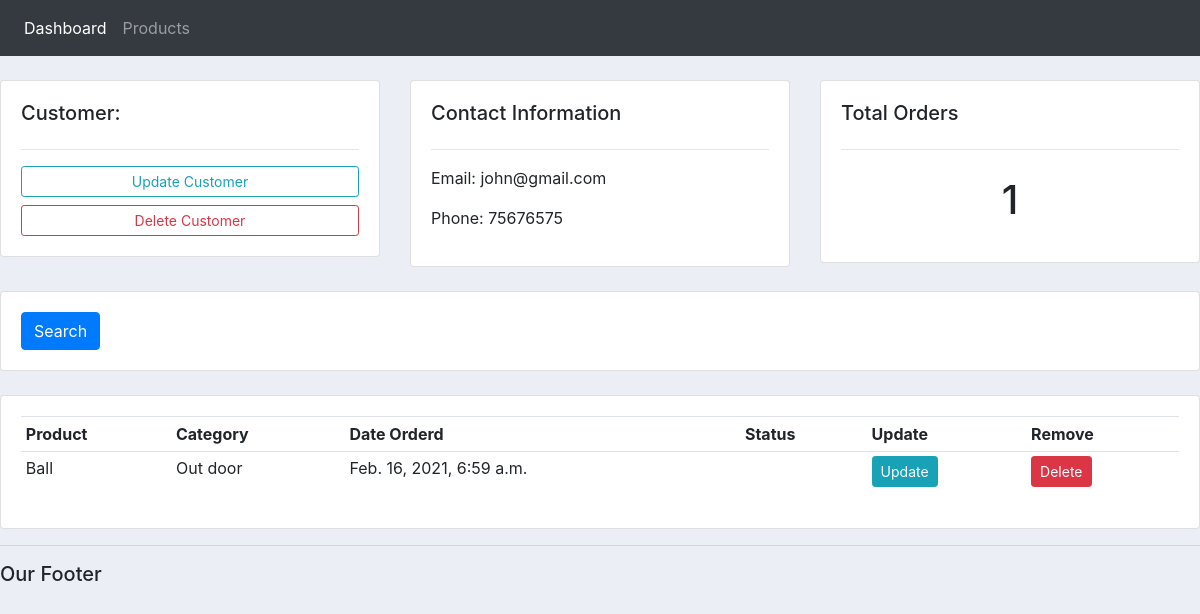
The app's page /customer/1/ with its own data.
### accounts/models.py (models this page shows, shortened)
class Customer(models.Model):
    name=models.CharField(max_length=200,null=True)
    phone=models.CharField(max_length=200,null=True)
    email=models.CharField(max_length=200,null=True)
    date_created=models.DateTimeField(auto_now_add=True,null=True)

class Order(models.Model):
    STATUS=(
        ('pending','pending'),
        ('out of delivery','out of delivery'),
        ('Delivered','Deliverd'),
    )
    customer=models.ForeignKey(Customer,null=True,on_delete=models.SET_NULL)
    product=models.ForeignKey(Product,null=True,on_delete=models.SET_NULL)
    date_created=models.DateTimeField(auto_now_add=True,null=True)
    status=models.CharField(max_length=200,null=True,choices=STATUS)

class Product(models.Model):
    CATEGORY=(
        ('Indoor','Indoor'),
        ('Out door','out door'),
    )
    name=models.CharField(max_length=200,null=True)
    price=models.FloatField(null=True)
    category=models.CharField(max_length=200,null=True,choices=CATEGORY)
    description=models.CharField(max_length=200,null=True,blank=True)
    date_created=models.DateTimeField(auto_now_add=True,null=True)
    tags=models.ManyToManyField(Tag)
    def __str__(self):
           return self.name

### accounts/views.py (the view)
# urls.py: path('customer/<str:pk_test>/', views.customers,name='customer'),
def customers(request,pk_test):
    customer=Customer.objects.get(id=pk_test)
    orders=customer.order_set.all()
    orders_count=orders.count()
    context={'customer':customer,'orders':orders,'orders_count':orders_count}
    return render(request,'accounts/customer.html',context)

### accounts/templates/accounts/customer.html
{% extends 'accounts/main.html' %}
{%block content %}
	<br>
    <div class="row">
        <div class="col-md">
            <div class="card card-body">
                <h5>Customer:</h5>
                <hr>
                <a class="btn btn-outline-info  btn-sm btn-block" href="">Update Customer</a>
                <a class="btn btn-outline-danger  btn-sm btn-block" href="">Delete Customer</a>
            </div>
        </div>
        <div class="col-md">
            <div class="card card-body">
                <h5>Contact Information</h5>
                <hr>
                <p>Email: {{customer.email }}</p>
                <p>Phone: {{customer.phone }}</p>
            </div>
        </div>
        <div class="col-md">
            <div class="card card-body">
                <h5>Total Orders</h5>
                <hr>
                <h1 style="text-align: center;padding: 10px">{{orders_count}}</h1>
            </div>
        </div>
    </div>
    <br>
    <div class="row">
        <div class="col">
            <div class="card card-body">
                <form method="get">
                <button class="btn btn-primary" type="submit">Search</button>
              </form>
            </div>
        </div>
    </div>
    <br>
    <div class="row">
        <div class="col-md">
            <div class="card card-body">
                <table class="table table-sm">
                    <tr>
                        <th>Product</th>
                        <th>Category</th>
                        <th>Date Orderd</th>
                        <th>Status</th>
                        <th>Update</th>
                        <th>Remove</th>
                    </tr>
                    {% for order in orders %}
                    <tr>
                    <td>{{order.product}}</td>
                    <td>{{order.product.category}}</td>
                    <td>{{order.date_created}}</td>
                    <td>{{order.product.status}}</td>
                	<td><a  class="btn btn-sm btn-info" href="{% url 'update_order' order.id  %}  ">Update</a></td>
					<td><a  class="btn btn-sm btn-danger" href="{% url 'delete_order' order.id  %}">Delete</a></td>
                    </tr>
                    {% endfor %}
                </table>
            </div>
        </div>
    </div>
{% endblock %}

### static/css/main.css (style rules this page uses)
body { background-color: #ebeff5; }

### records on screen
Customer: email "john@gmail.com", phone "75676575"
Order: product "Ball", product.category "Out door", date_created "Feb. 16, 2021, 6:59 a.m."

### other values on screen
{{ orders_count }} "1"
